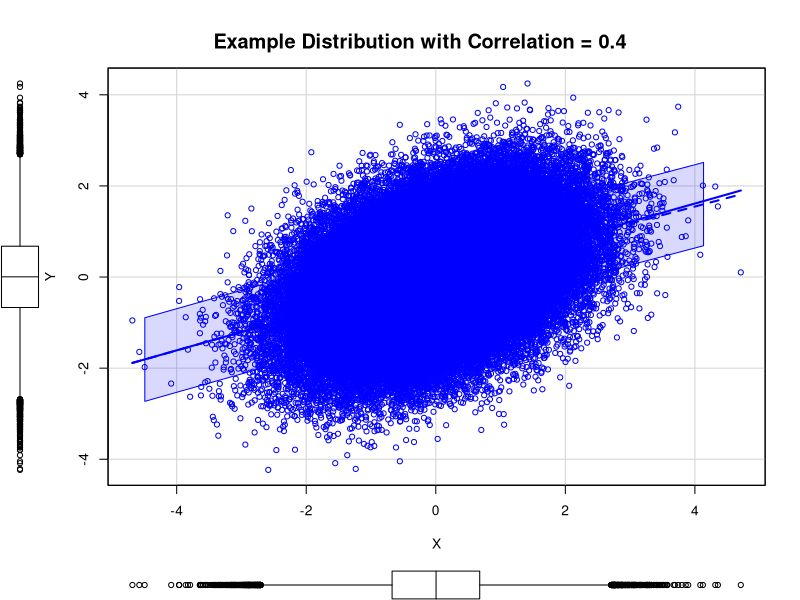

Source code (R): (Note: a time limit stopped this script after it produced the figure.)
## ---- chunk 1
Sys.time()
# These variables define our distribution
Xmean <- 0
Ymean <- 0
Xsd <- 1
Ysd <- 1
#XYcor <- 0.65
XYcor <- 0.4
#XYcor <- 0.2
#XYcor <- 0.0

# Derived variables
XYmean <- c(Xmean, Ymean)
XYcov <- matrix(c(1, XYcor, XYcor, 1), nrow=2, ncol=2)

# Create our multivariate normal distribution using mvrnorm in MASS
require(MASS)
 
#make this reproducible
set.seed(2)
 
# Don't make sample too large here, car scatterplot can be slow
examplePopSize <- 1e5
myDrawsExample <- mvrnorm(examplePopSize, mu=XYmean, Sigma=XYcov)
myDrawsExample <- data.frame(myDrawsExample)
colnames(myDrawsExample) <- c("X", "Y")

#check the mean, sd, and cor
apply(myDrawsExample, 2, mean)
apply(myDrawsExample, 2, sd)
cor(myDrawsExample)

# Plot the distribution
require(car)
scatterplot(Y ~ X, data=myDrawsExample, ellipse=TRUE,
            levels=c(0.5, 0.95, 0.99, 0.999, 0.9999))
title(paste("Example Distribution with Correlation =", XYcor))
## ---- chunk 2
Sys.time()
quick <- FALSE
if (quick) {
  # Quick version for debugging
  numRuns <- 1e2
  popSize <- 1e4  
} else {
  # These values take about 15 minutes
  numRuns <- 1e4
  popSize <- 1e5  
}

# Also record X for a top portion of Y
topProp <- 0.001 # Try 0.1%
topN <- popSize*topProp

XOfLargestY <- 1:numRuns
XOfTopPropY <- 1:(numRuns*topN)

#make this reproducible
set.seed(2)
for (i in 1:numRuns) {
  myDraws <- mvrnorm(popSize, mu=XYmean, Sigma=XYcov)
  myDraws <- data.frame(myDraws)
  colnames(myDraws) <- c("X", "Y")
  XOfLargestY[i] <- myDraws$X[which.max(myDraws$Y)]
  XOfTopPropY[((i-1)*topN+1):(i*topN)] <- myDraws$X[head(order(myDraws$Y, decreasing=TRUE), n=topN)]
}
Sys.time()
## ---- chunk 3
require(lattice)
densityplot(XOfLargestY)

# Take a closer look at this distribution
summary(XOfLargestY)
mean(XOfLargestY)
sd(XOfLargestY)
## ---- chunk 4
obs_dvals <- density(XOfLargestY)
dvals <- dnorm(obs_dvals$x,mean=0,sd=1)
prob <- data.frame(x = obs_dvals$x,
                   y = obs_dvals$y / dvals / popSize # Attempt to normalize this to prob
                   )

xyplot(y ~ x, prob, type="l")
xyplot(log10(y) ~ x, prob, type="l")
## ---- chunk 5
densityplot(XOfTopPropY)

# Take a closer look at this distribution
summary(XOfTopPropY)
mean(XOfTopPropY)
sd(XOfTopPropY)
## ---- chunk 6
obs_dvals1 <- density(XOfTopPropY)
dvals1 <- dnorm(obs_dvals1$x,mean=0,sd=1)
prob1 <- data.frame(x = obs_dvals1$x,
                    y = obs_dvals1$y / dvals1 / popSize * topN # Attempt to normalize this to prob
                    )

xyplot(y ~ x, prob1, type="l")
xyplot(log10(y) ~ x, prob1, type="l")
## ---- chunk 7
plot(density(XOfLargestY), xlim=c(min(XOfTopPropY), max(XOfTopPropY)), col="red",
#plot(density(XOfLargestY), xlim=c(min(XOfLargestY), max(XOfLargestY)), col="red",
     main=paste("Compare Densities of Largest and Top", topProp*100, "% of Y"),
     xlab="X")
lines(density(XOfTopPropY))
legend("topright", legend=c("Largest", paste("Top", topProp*100, "%")), lty=1, col=c("red", "black"))
## ---- chunk 8
#plot(prob$x, log10(prob$y), xlim=c(min(XOfTopPropY), max(XOfTopPropY)),
plot(prob$x, log10(prob$y), xlim=c(min(XOfLargestY), max(XOfLargestY)),
     ylim=c(min(log10(prob1$y)),max(log10(prob1$y))),
     col="red",
     main=paste("Compare Per-Person Likelihood of Largest and Top",
                topProp*100, "% of Y"),
     xlab="X", ylab="log10(probability)", type="l")
lines(prob1$x, log10(prob1$y))
legend("topleft", legend=c("Largest", paste("Top", topProp*100, "%")),
       lty=1, col=c("red", "black"))
## ---- chunk 9
myDrawsSampleY2SD <- myDrawsExample[myDrawsExample$Y > 2,]

#check the mean, sd, and cor
apply(myDrawsSampleY2SD, 2, mean)
apply(myDrawsSampleY2SD, 2, sd)
cor(myDrawsSampleY2SD)

# Plot the distribution
require(car)
scatterplot(Y ~ X, data=myDrawsSampleY2SD, ellipse=TRUE,
            levels=c(0.5, 0.95, 0.99, 0.999, 0.9999))
title(paste("Sample with Y > 2SD,  N =", nrow(myDrawsSampleY2SD)))
## ---- chunk 10
myDrawsSampleX2SD <- myDrawsExample[myDrawsExample$X > 2,]

#check the mean, sd, and cor
apply(myDrawsSampleX2SD, 2, mean)
apply(myDrawsSampleX2SD, 2, sd)
cor(myDrawsSampleX2SD)

# Plot the distribution
require(car)
scatterplot(Y ~ X, data=myDrawsSampleX2SD, ellipse=TRUE,
            levels=c(0.5, 0.95, 0.99, 0.999, 0.9999))
title(paste("Sample with X > 2SD,  N =", nrow(myDrawsSampleX2SD)))
## ---- chunk 11
myDrawsSampleXorY2SD <- myDrawsExample[(myDrawsExample$X > 2) | (myDrawsExample$Y > 2),]

#check the mean, sd, and cor
apply(myDrawsSampleXorY2SD, 2, mean)
apply(myDrawsSampleXorY2SD, 2, sd)
cor(myDrawsSampleXorY2SD)

# Plot the distribution
require(car)
scatterplot(Y ~ X, data=myDrawsSampleXorY2SD, ellipse=TRUE,
            levels=c(0.5, 0.95, 0.99, 0.999, 0.9999))
title(paste("Sample with either X or Y > 2SD,  N =", nrow(myDrawsSampleXorY2SD)))
## ---- chunk 12
myDrawsSampleXY2SD <- myDrawsExample[(myDrawsExample$X > 2) & (myDrawsExample$Y > 2),]

#check the mean, sd, and cor
apply(myDrawsSampleXY2SD, 2, mean)
apply(myDrawsSampleXY2SD, 2, sd)
cor(myDrawsSampleXY2SD)

# Plot the distribution
require(car)
scatterplot(Y ~ X, data=myDrawsSampleXY2SD, ellipse=TRUE,
            levels=c(0.5, 0.95, 0.99, 0.999, 0.9999))
title(paste("Sample with both X and Y > 2SD,  N =", nrow(myDrawsSampleXY2SD)))
## ---- chunk 13
myDrawsSampleXYsum <- myDrawsExample[(myDrawsExample$Y + myDrawsExample$X) > 2,]

#check the mean, sd, and cor
apply(myDrawsSampleXYsum, 2, mean)
apply(myDrawsSampleXYsum, 2, sd)
cor(myDrawsSampleXYsum)

# Plot the distribution
require(car)
scatterplot(Y ~ X, data=myDrawsSampleXYsum, ellipse=TRUE,
            levels=c(0.5, 0.95, 0.99, 0.999, 0.9999))
title(paste("Sample with (X + Y) > 2,  N =", nrow(myDrawsSampleXYsum)))
